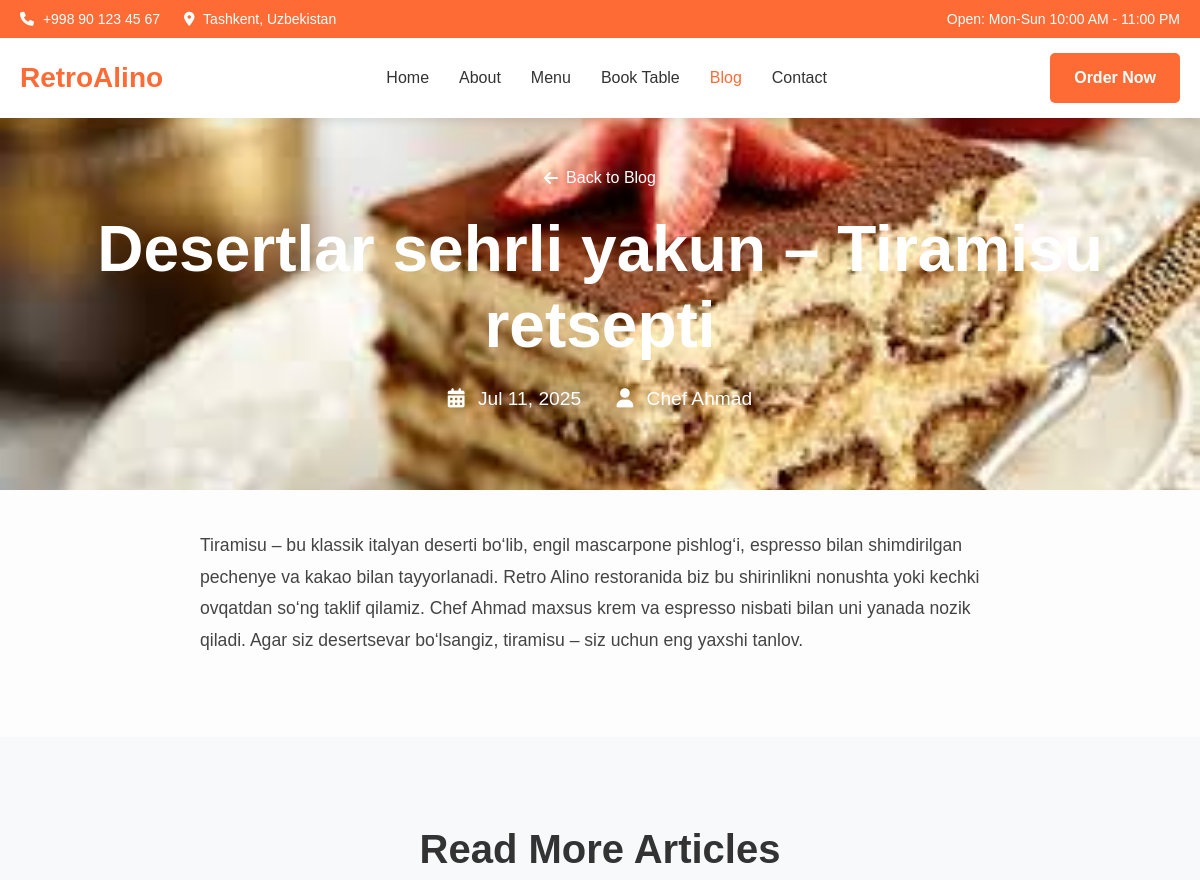
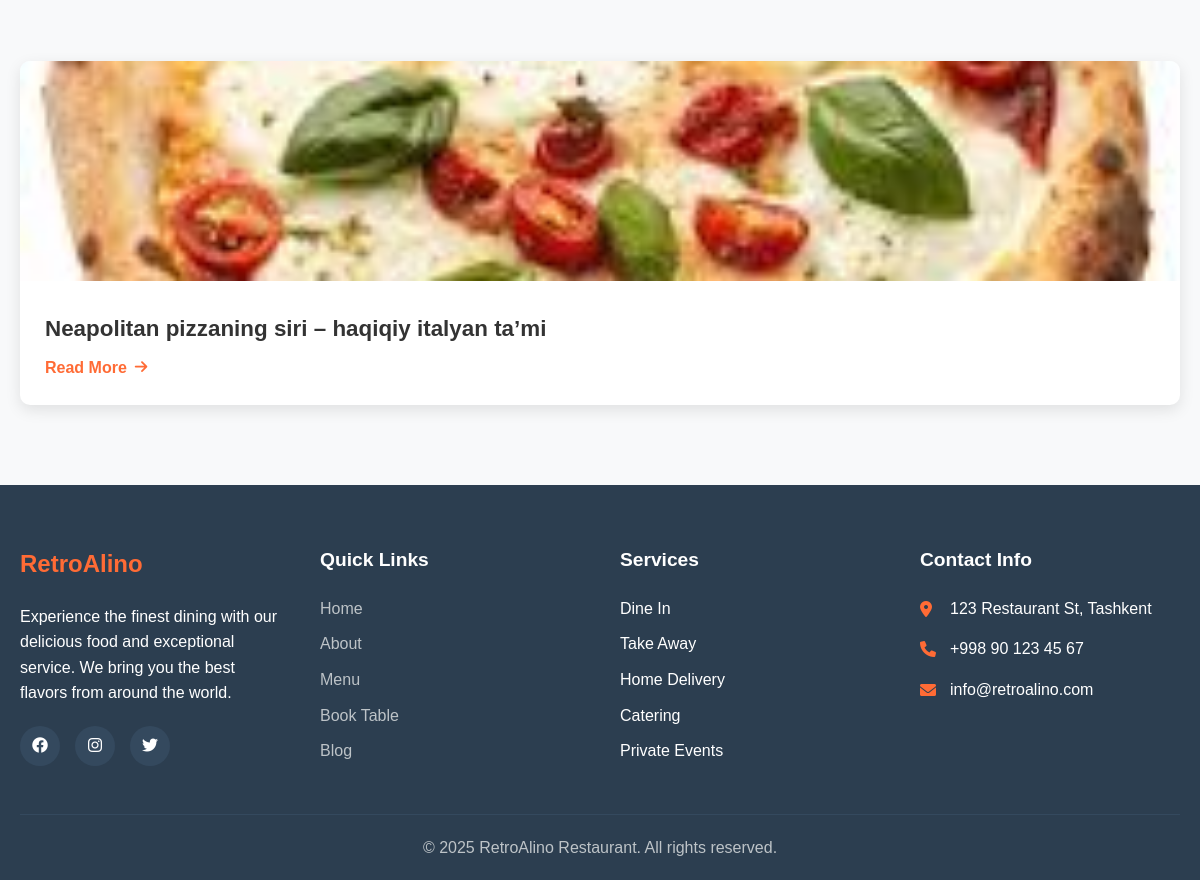
Page /blog/desertlar-sehrli-yakun-tiramisu-retsepti/ on the committed database (2 pictures, top to bottom).
### blog/models.py (models this page shows, shortened)
class BlogPost(models.Model):
    title = models.CharField(max_length=200)
    slug = models.SlugField(unique=True)
    excerpt = models.TextField(max_length=300)
    content = models.TextField()
    image = models.ImageField(upload_to='blog/', blank=True, null=True)
    author = models.CharField(max_length=100, default='Chef Ahmad')
    created_at = models.DateTimeField(auto_now_add=True)
    updated_at = models.DateTimeField(auto_now=True)
    is_published = models.BooleanField(default=True)
    def get_absolute_url(self):
        return reverse('blog:blog_detail', kwargs={'slug': self.slug})
    class Meta:
        ordering = ['-created_at']

### blog/views.py (the view)
# urls.py: path('<slug:slug>/', views.blog_detail, name='blog_detail'),
def blog_detail(request, slug):
    blog_post = get_object_or_404(BlogPost, slug=slug, is_published=True)
    related_posts = BlogPost.objects.filter(is_published=True).exclude(id=blog_post.id)[:3]
    context = {
        'blog_post': blog_post,
        'related_posts': related_posts,
    }
    return render(request, 'blog/blog_detail.html', context)

### templates/blog/blog_detail.html (shortened to what this page needs)
{% extends 'base.html' %}
{% load static %}
{% block content %}
<section class="hero hero-small">
    <div class="hero-background">
        {% if blog_post.image %}
            <img src="{{ blog_post.image.url }}" alt="{{ blog_post.title }}" class="hero-image">
        {% else %}
            <img src="{% static 'images/blog-detail-hero.jpg' %}" alt="{{ blog_post.title }}" class="hero-image">
        {% endif %}
        <div class="hero-overlay"></div>
    </div>
    <div class="hero-content">
        <div class="container">
            <a href="{% url 'blog:blog_list' %}" class="back-to-blog"><i class="fas fa-arrow-left"></i> Back to Blog</a>
            <h1 class="hero-title">{{ blog_post.title }}</h1>
            <div class="blog-meta-hero">
                <span><i class="fas fa-calendar-alt"></i> {{ blog_post.created_at|date:"M d, Y" }}</span>
                <span><i class="fas fa-user"></i> {{ blog_post.author }}</span>
            </div>
        </div>
    </div>
</section>
<section class="section-padding blog-content-section">
    <div class="container">
        <article class="blog-article">
            {{ blog_post.content|safe }}
        </article>
    </div>
</section>
{% if related_posts %}
<section class="section-padding bg-light">
    <div class="container">
        <div class="section-header">
            <h2>Read More Articles</h2>
        </div>
        <div class="blog-grid">
            {% for post in related_posts %}
            <article class="blog-card">
                {% if post.image %}
                    <img src="{{ post.image.url }}" alt="{{ post.title }}" class="blog-image">
                {% else %}
                    <img src="{% static 'images/blog-placeholder.jpg' %}" alt="{{ post.title }}" class="blog-image">
                {% endif %}
                <div class="blog-card-content">
                    <h3 class="blog-title">
                        <a href="{{ post.get_absolute_url }}">{{ post.title }}</a>
                    </h3>
                    <a href="{{ post.get_absolute_url }}" class="read-more">Read More <i class="fas fa-arrow-right"></i></a>
                </div>
            </article>
            {% endfor %}
        </div>
    </div>
</section>
{% endif %}
{% endblock %}

### static/css/style.css (style rules this page uses)
* { margin: 0; padding: 0; box-sizing: border-box; }
body { font-family: "Arial", sans-serif; line-height: 1.6; color: #333; background-color: #fdfdfd; }
.container { max-width: 1200px; margin: 0 auto; padding: 0 20px; }
.section-padding { padding: 80px 0; }
.bg-light { background-color: #f8f9fa; }
.hero { position: relative; height: 100vh; display: flex; align-items: center; justify-content: center; overflow: hidden; margin-top: 90px; }
.hero-small { height: 400px; margin-top: 90px; }
.hero-background { position: absolute; top: 0; left: 0; width: 100%; height: 100%; z-index: -2; }
.hero-image { width: 100%; height: 100%; object-fit: cover; }
.hero-overlay { position: absolute; top: 0; left: 0; width: 100%; height: 100%; background: rgba(0, 0, 0, 0.5); z-index: -1; }
.hero-content { text-align: center; color: white; z-index: 1; }
.hero-title { font-size: 4rem; font-weight: bold; margin-bottom: 20px; line-height: 1.2; }
.section-header { text-align: center; margin-bottom: 60px; }
.section-header h2 { font-size: 2.5rem; margin-bottom: 15px; color: #333; }
.blog-grid { display: grid; grid-template-columns: repeat(auto-fit, minmax(300px, 1fr)); gap: 30px; }
.blog-card { background: white; border-radius: 10px; overflow: hidden; box-shadow: 0 5px 15px rgba(0, 0, 0, 0.1); transition: transform 0.3s ease; }
.blog-image { width: 100%; height: 220px; object-fit: cover; }
.blog-card-content { padding: 25px; }
.blog-title { font-size: 1.4rem; margin-bottom: 10px; line-height: 1.4; }
.blog-title a { text-decoration: none; color: #333; transition: color 0.3s ease; }
.read-more { display: inline-flex; align-items: center; color: #ff6b35; text-decoration: none; font-weight: 600; transition: color 0.3s ease; }
.read-more i { margin-left: 8px; font-size: 0.9rem; }
.blog-meta-hero { font-size: 1.2rem; color: white; margin-top: 20px; }
.blog-meta-hero span { margin: 0 15px; }
.blog-meta-hero i { margin-right: 8px; }
.back-to-blog { display: inline-flex; align-items: center; color: white; text-decoration: none; font-weight: 500; margin-bottom: 20px; transition: color 0.3s ease; }
.back-to-blog i { margin-right: 8px; }
.blog-content-section { padding-top: 40px; padding-bottom: 80px; }
.blog-article { max-width: 800px; margin: 0 auto; font-size: 1.1rem; line-height: 1.8; color: #444; }

### rows in the picture
BlogPost: image (picture), title "Desertlar sehrli yakun – Tiramisu retsepti", created_at "Jul 11, 2025", author "Chef Ahmad", content "Tiramisu – bu klassik italyan deserti bo‘lib, engil mascarpone pishlog‘i, espresso bilan shimdirilgan pechenye va kakao bilan tayyorlanadi. Retro Alino restoranida biz bu shirinlikni nonushta yoki kechki ovqatdan so‘ng taklif qilamiz. Chef Ahmad maxsus krem va espresso nisbati bilan uni yanada nozik qiladi. Agar siz desertsevar bo‘lsangiz, tiramisu – siz uchun eng yaxshi tanlov."
BlogPost: image (picture), title "Neapolitan pizzaning siri – haqiqiy italyan ta’mi"
